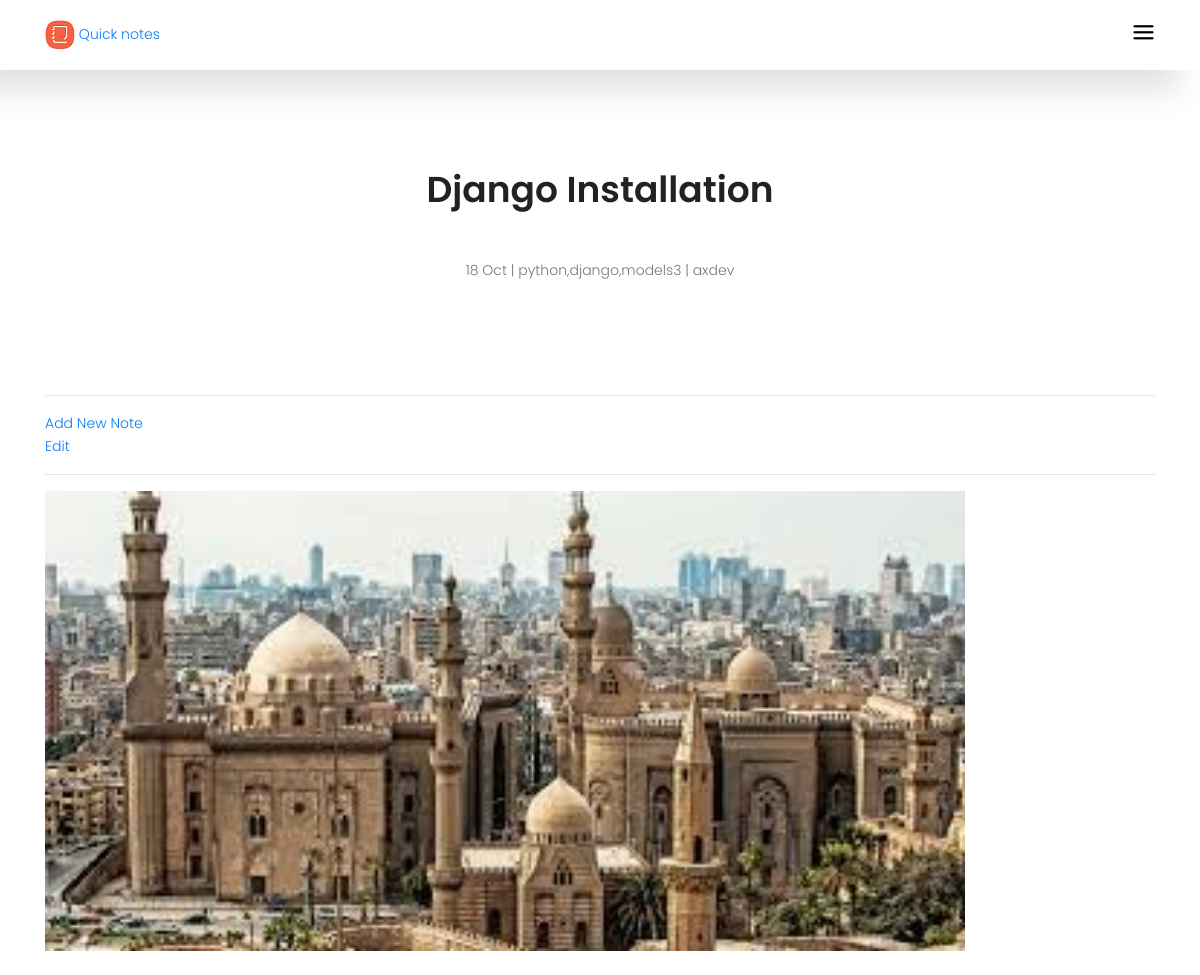
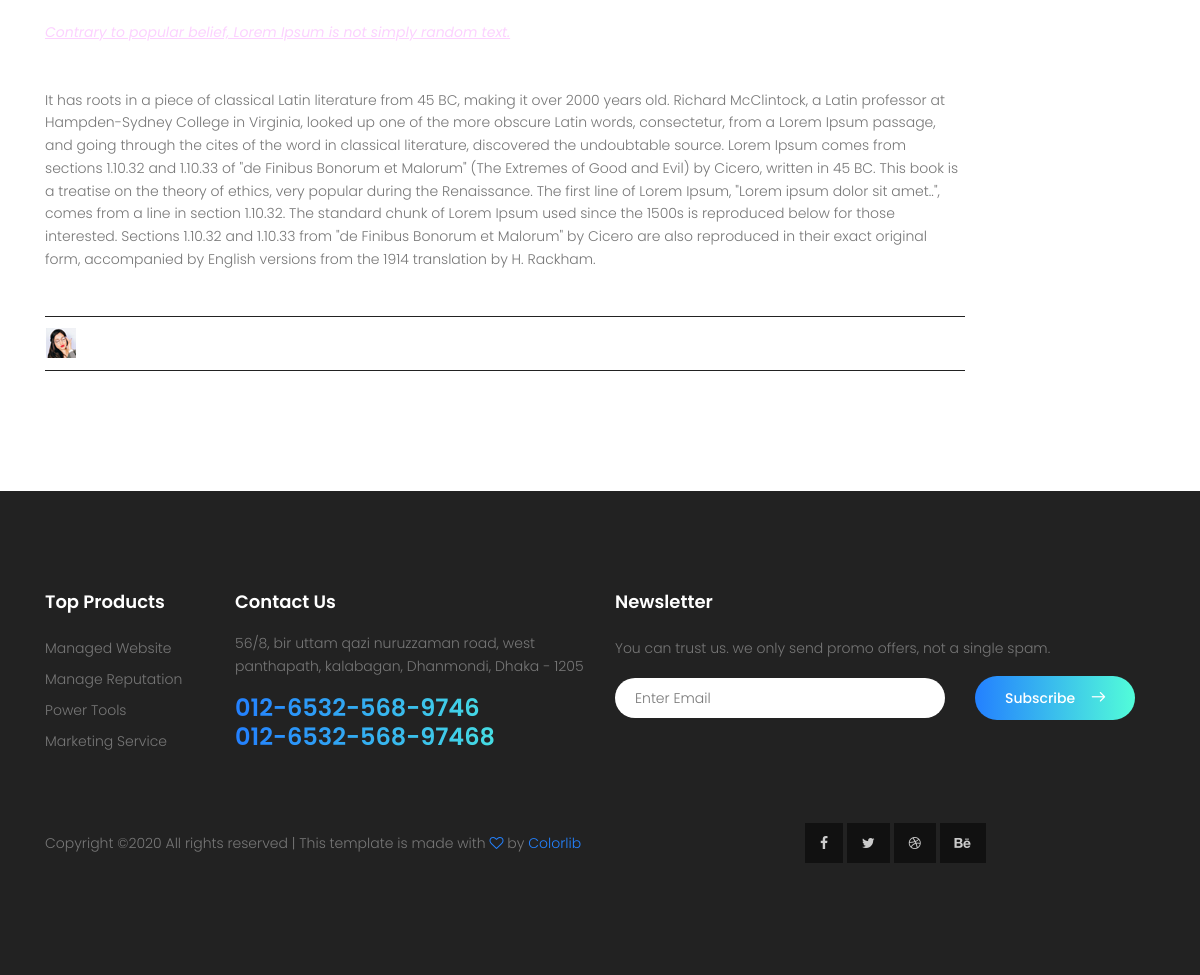
/notes/django-installation/, run on the app's committed database (2 pictures, top to bottom).
### notes_app/models.py (models this page shows, shortened)
class Note(models.Model):
    title   = models.CharField(max_length=50)
    content = RichTextField()
    created = models.DateTimeField(auto_now=True, auto_now_add=False)
    slug    = models.SlugField(blank=True, null=True) # Allow no value in Form and DB  :D
    active  = models.BooleanField(default=True)
    tags    = models.CharField(max_length=50)
    user    = models.ForeignKey(User, on_delete=models.CASCADE)
    img   = models.ImageField( upload_to='notes-img',null=True,blank=True) #will create automatic on main path  :D

### notes_app/views.py (the view)
# urls.py: url(r'^(?P<slug>[-\w]+)/$',views.note_details,name='note_details'),
def note_details(request,slug):
    note = Note.objects.get(slug=slug)
    if request.user.is_authenticated:
        user = request.user
        profile = get_object_or_404(Profile,user=user)
        context={
            'note':note,
            'profile':profile
        }
        return render(request,'one_note.html',context)
    else:
        context={
            'note':note,
        }
        return render(request,'one_note.html',context)

### notes_app/templates/one_note.html (shortened to what this page needs)
{% extends 'base.html' %}
{% load static %}
{% block body %}
	<section class="blog-area section-gap">
		<div class="container">
			<div class="row justify-content-center">
				<div class="col-md-8 pb-30 header-text">
					<h1>{{note.title}}</h1> <br>
					<p>
						{{note.created|date:"j M"}} | {{note.tags}} | {{note.user}}
					</p>
				</div>
			</div><br>
			<hr>
				<a href=" {% url 'noteeeee:add_notes' %} "> Add New Note </a><br>
				<a href=" {% url 'noteeeee:edit_note' note.slug %} "> Edit </a><br>
			<hr>
			<div class="row">
				<div class="single-blog col-lg-10 col-md-10">
					{% if note.img %}
					<img class="f-img img-fluid mx-auto post_panner "  src="{{note.img.url}}" width="140" height="140" border="0" alt="" >
					{% else %}
					<img class="f-img img-fluid mx-auto post_panner "  src="{% static 'img/no_img.jpg' %}" width="140" height="140" border="0" alt="" >
					{% endif %}
					<p>
						{{note.content|safe}}
					</p>
					<div class="bottom d-flex justify-content-between align-items-center flex-wrap">
						<div>
							<img class="img-fluid" src="img/user.png" alt="">
							<a href="#"></a>
						</div>
					</div>
				</div>
			</div>
		</div>
	</section>
{% endblock body %}

### static/css/main.css (style rules this page uses)
body { color: #777777; font-family: "Poppins", sans-serif; font-size: 14px; font-weight: 300; line-height: 1.625em; position: relative; }
a { -webkit-transition: all 0.3s ease 0s; -moz-transition: all 0.3s ease 0s; -o-transition: all 0.3s ease 0s; transition: all 0.3s ease 0s; }
a, a:focus, a:hover { text-decoration: none; outline: 0; }
h1, h2, h3, h4, h5, h6 { font-family: "Poppins", sans-serif; color: #222222; line-height: 1.2em !important; margin-bottom: 0; margin-top: 0; font-weight: 600; }
h1, .h1 { font-size: 36px; }
.pb-30 { padding-bottom: 30px; }
.flex-wrap { -webkit-flex-wrap: wrap; -moz-flex-wrap: wrap; -ms-flex-wrap: wrap; flex-wrap: wrap; }
b, i, sup, sub, u, del { color: #fcd2ff; }
h1 { font-size: 36px; }
h1, h2, h3, h4, h5, h6 { line-height: 1.5em; }
body { position: relative; }
.section-gap { padding: 120px 0; }
.blog-area h1 { text-align: center; margin-bottom: 25px; font-weight: 600; text-transform: capitalize; }
.blog-area p { margin-bottom: 45px; text-align: center; }
.single-blog a { color: #222; }
.single-blog p { text-align: left; margin-top: 15px; }
.single-blog .bottom { padding: 10px 0; border-top: 1px solid #222; border-bottom: 1px solid #222; }
.single-blog .f-img { -webkit-transition: all 0.3s ease 0s; -moz-transition: all 0.3s ease 0s; -o-transition: all 0.3s ease 0s; transition: all 0.3s ease 0s; }
p { color: #777; }

### static/css/mystyle.css (style rules this page uses)
.post_panner { width: 100%; }

### data on the page
Note: title "Django Installation", created "18 Oct", tags "python,django,models3", user "axdev", img (picture), content "Contrary to popular belief, Lorem Ipsum is not simply random text. It has roots in a piece of classical Latin literature from 45 BC, making it over 2000 years old. Richard McClintock, a Latin professor at Hampden-Sydney College in Virginia, looked up one of the more obscure Latin words, consectetur, from a Lorem Ipsum passage, and going through the cites of the word in classical literature, discovered the undoubtable source. Lorem Ipsum comes from sections 1.10.32 and 1.10.33 of \"de Finibus Bonorum et Malorum\" (The Extremes of Good and Evil) by Cicero, written in 45 BC. This book is a treatise on the theory of ethics, very popular during the Renaissance. The first line of Lorem Ipsum,…"
